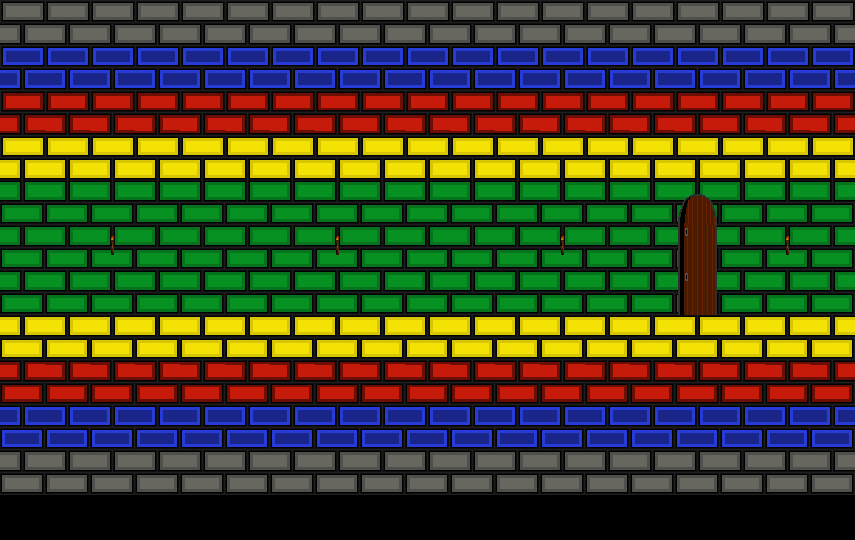

Rendered tile map (Tiled .tmx) drawn with the repository's tilesets; below, a short description and the full map source, tile grids included:
An orthogonal 19x12 tile map with 45x45 px tiles, 2 tile layers (briques, obstacles), 3 tilesets.

<map version="1.5" tiledversion="1.7.2" orientation="orthogonal" renderorder="right-down" width="19" height="12" tilewidth="45" tileheight="45" infinite="0" nextlayerid="3" nextobjectid="1">
 <tileset firstgid="1" name="briques sol" tilewidth="45" tileheight="45" tilecount="42" columns="6">
  <image source="briques sol.png" width="270" height="315" />
 </tileset>
 <tileset firstgid="43" name="briques_fond" tilewidth="45" tileheight="45" tilecount="16" columns="4">
  <image source="briques_fond.png" width="180" height="180" />
 </tileset>
 <tileset firstgid="59" name="decor" tilewidth="45" tileheight="45" tilecount="16" columns="4">
  <image source="decor.png" width="180" height="180" />
 </tileset>
 <layer id="1" name="briques" width="19" height="12">
  <data encoding="csv">
11,11,11,11,11,11,11,11,11,11,11,11,11,11,11,11,11,11,11,
19,19,19,19,19,19,19,19,19,19,19,19,19,19,19,19,19,19,19,
3,3,3,3,3,3,3,3,3,3,3,3,3,3,3,3,3,3,3,
35,35,35,35,35,35,35,35,35,35,35,35,35,35,35,35,35,35,35,
52,52,52,52,52,52,52,52,52,52,52,52,52,52,52,52,52,52,52,
52,52,54,52,52,52,52,54,52,52,52,52,54,52,52,52,52,54,52,
52,52,52,52,52,52,52,52,52,52,52,52,52,52,52,52,52,52,52,
33,33,33,33,33,33,33,33,33,33,33,33,33,33,33,33,33,33,33,
1,1,1,1,1,1,1,1,1,1,1,1,1,1,1,1,1,1,1,
17,17,17,17,17,17,17,17,17,17,17,17,17,17,17,17,17,17,17,
9,9,9,9,9,9,9,9,9,9,9,9,9,9,9,9,9,9,9,
0,0,0,0,0,0,0,0,0,0,0,0,0,0,0,0,0,0,0
</data>
 </layer>
 <layer id="2" name="obstacles" width="19" height="12">
  <data encoding="csv">
0,0,0,0,0,0,0,0,0,0,0,0,0,0,0,0,0,0,0,
0,0,0,0,0,0,0,0,0,0,0,0,0,0,0,0,0,0,0,
0,0,0,0,0,0,0,0,0,0,0,0,0,0,0,0,0,0,0,
0,0,0,0,0,0,0,0,0,0,0,0,0,0,0,0,0,0,0,
0,0,0,0,0,0,0,0,0,0,0,0,0,0,0,69,0,0,0,
0,0,0,0,0,0,0,0,0,0,0,0,0,0,0,70,0,0,0,
0,0,0,0,0,0,0,0,0,0,0,0,0,0,0,70,0,0,0,
0,0,0,0,0,0,0,0,0,0,0,0,0,0,0,0,0,0,0,
0,0,0,0,0,0,0,0,0,0,0,0,0,0,0,0,0,0,0,
0,0,0,0,0,0,0,0,0,0,0,0,0,0,0,0,0,0,0,
0,0,0,0,0,0,0,0,0,0,0,0,0,0,0,0,0,0,0,
0,0,0,0,0,0,0,0,0,0,0,0,0,0,0,0,0,0,0
</data>
 </layer>
</map>
